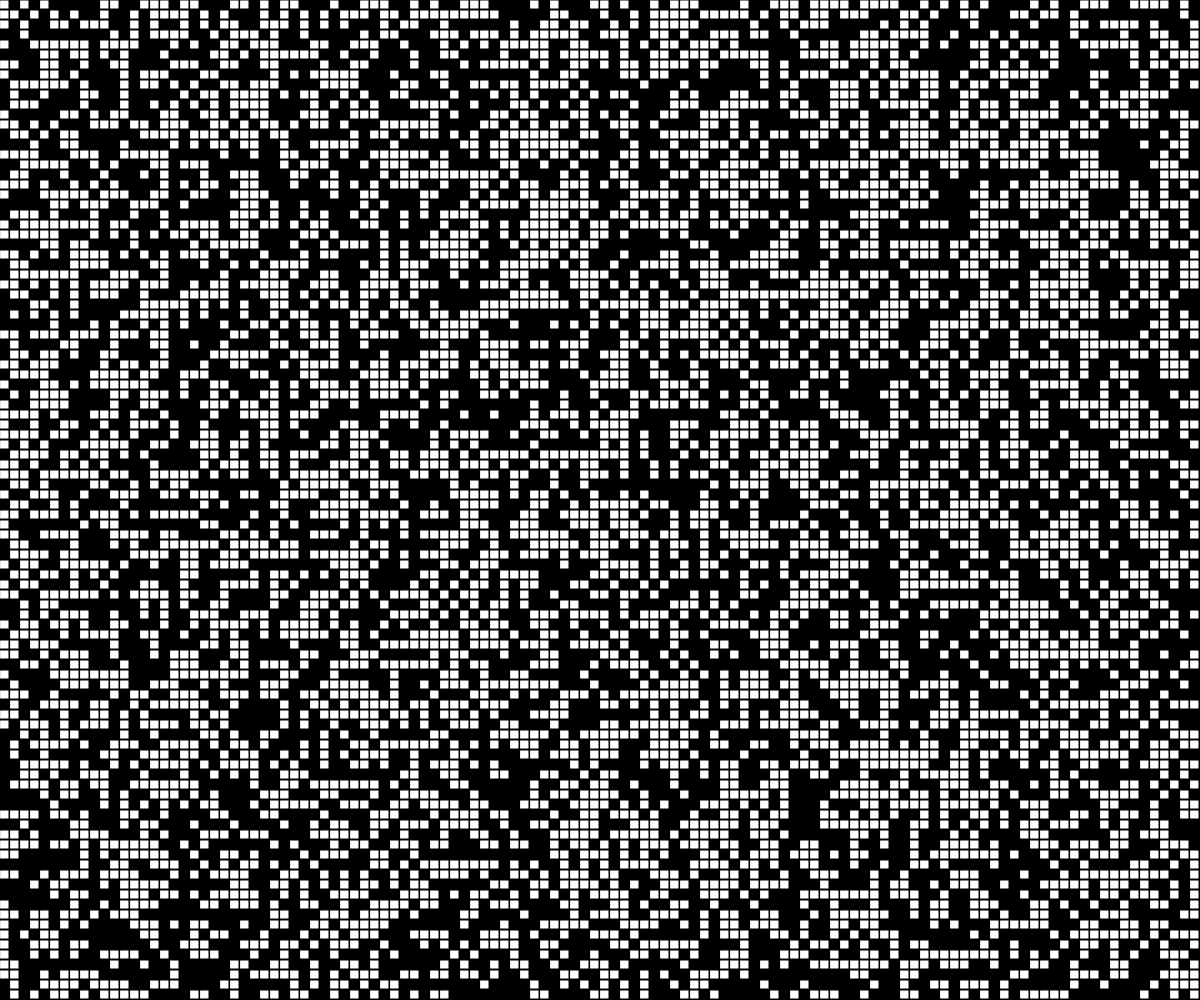
Frame 1 (no input)
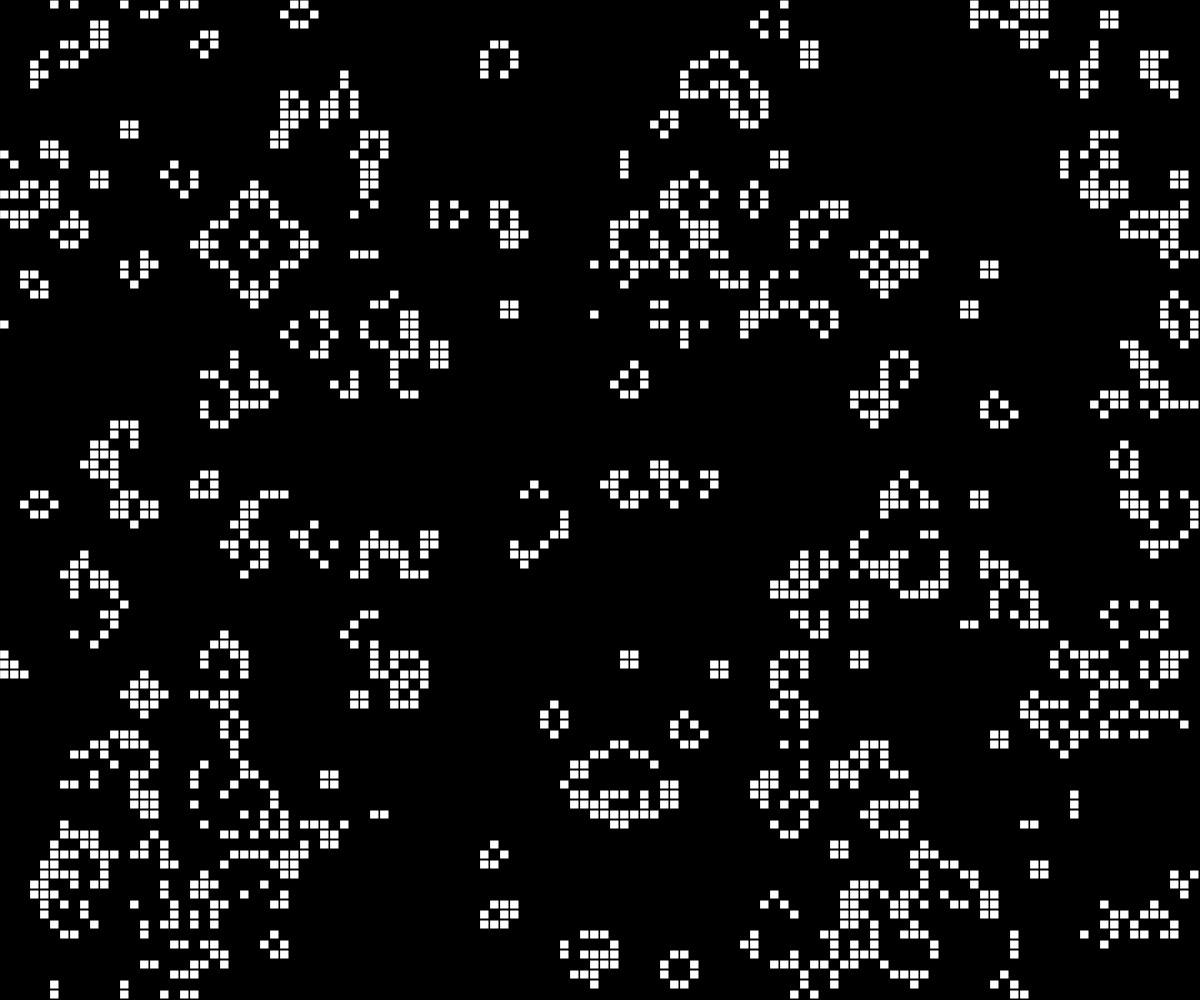
Frame 60 (no input)
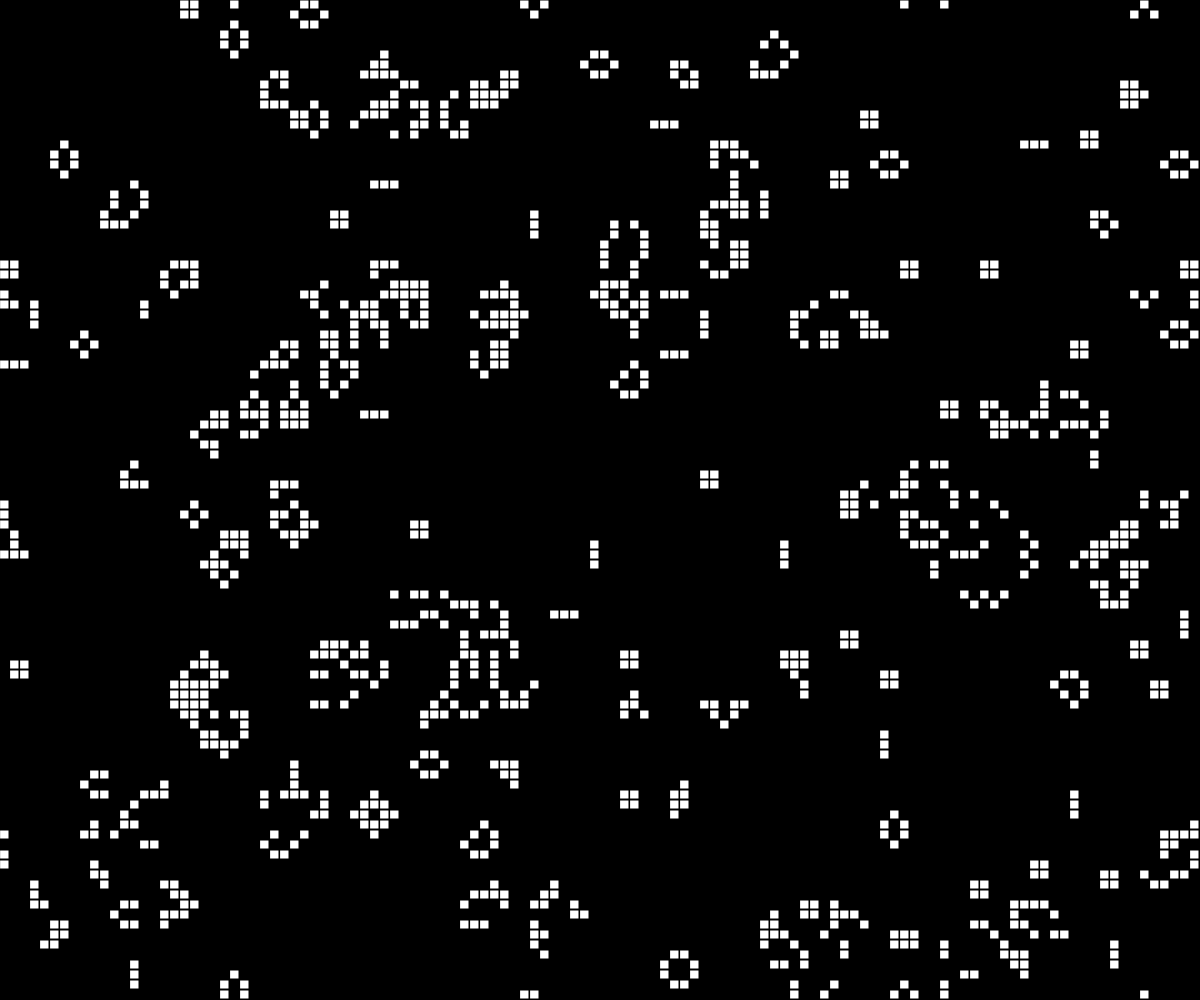
Frame 120 (the mouse pressed at the canvas centre since frame 60)

The p5.js sketch that drew these frames (run headless with seeded random() and noise() and a simulated clock; from frame 60 on, the mouse is pressed at the canvas centre):

// p5.js sketch
// ── sketch.js
let grid;
let rows;
let cols;
const resolution = 10;

function make2DArray(rows, cols) {
  return new Array(rows).fill().map(() => new Array(cols).fill());
}

function setup() {
  createCanvas(windowWidth, windowHeight);
  rows = floor(height / resolution);
  cols = floor(width / resolution);

  grid = make2DArray(rows, cols);
  for (let i = 0; i < rows; i++) {
    for (let j = 0; j < cols; j++) {
      grid[i][j] = floor(random(2));
    }
  }
}

function draw() {
  background(0);

  for (let i = 0; i < rows; i++) {
    for (let j = 0; j < cols; j++) {
      const y = i * resolution;
      const x = j * resolution;
      if (grid[i][j] === 1) {
        fill(255);
        stroke(0);
        rect(x, y, resolution - 1, resolution - 1);
      }
    }
  }

  const next = make2DArray(rows, cols);

  for (let i = 0; i < rows; i++) {
    for (let j = 0; j < cols; j++) {
      const state = grid[i][j];
      const neighbors = countNeighbors(grid, i, j);

      if (state === 0 && neighbors === 3) {
        next[i][j] = 1;
      } else if (state === 1 && (neighbors < 2 || neighbors > 3)) {
        next[i][j] = 0;
      } else {
        next[i][j] = state;
      }
    }
  }

  grid = next;
}

function countNeighbors(grid, r, c) {
  let sum = 0;
  for (let i = -1; i <= 1; i++) {
    for (let j = -1; j <= 1; j++) {
      const row = (r + i + rows) % rows;
      const col = (c + j + cols) % cols;
      sum += grid[row][col];
    }
  }
  sum -= grid[r][c];
  return sum;
}
